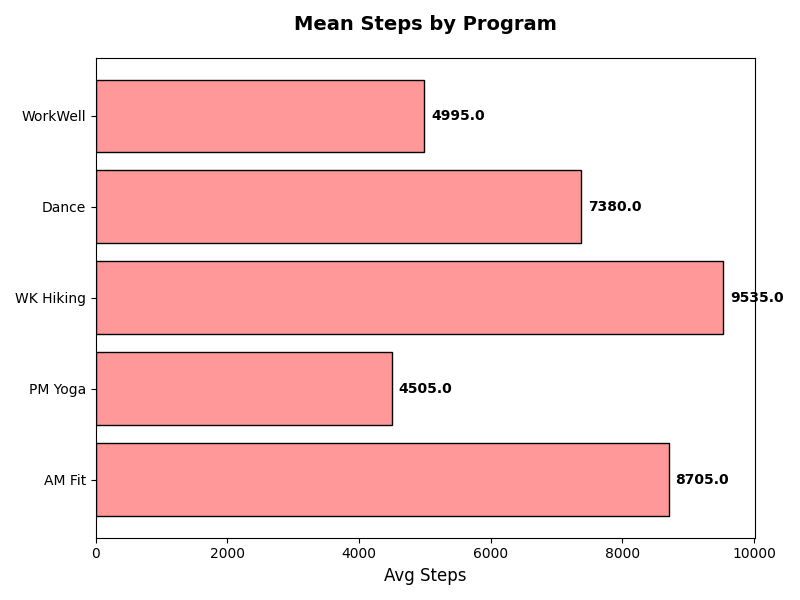

Python code for this plot:
import matplotlib.pyplot as plt
import numpy as np

# Define programs and data (average daily steps)
programs = ['AM Fit', 'PM Yoga', 'WK Hiking', 'Dance', 'WorkWell']
steps_data = [
    [8500, 8700, 7800, 9000, 8800, 8900, 8600, 9100, 9200, 8450],  # AM Fit
    [4500, 4200, 4100, 4600, 4700, 4900, 4300, 4800, 4400, 4550],  # PM Yoga
    [9500, 9600, 9400, 9300, 9200, 9800, 9900, 9700, 9350, 9600],  # WK Hiking
    [7000, 7500, 7200, 7100, 7350, 7600, 7800, 7400, 7500, 7350],  # Dance
    [5000, 4800, 4700, 5100, 5200, 5400, 4550, 4900, 5050, 5250]   # WorkWell
]

# Create a single subplot for the bar plot
fig, ax = plt.subplots(figsize=(8, 6))

# Bar plot showing mean steps for each program
mean_steps = [np.mean(data) for data in steps_data]
ax.barh(programs, mean_steps, color='#ff9999', edgecolor='black')
ax.set_xlabel('Avg Steps', fontsize=12)
ax.set_title('Mean Steps by Program', fontsize=14, fontweight='bold', pad=20)
for i, v in enumerate(mean_steps):
    ax.text(v + 100, i, f'{v:.1f}', color='black', va='center', fontweight='bold')

# Adjust layout
plt.tight_layout()

# Display the plot
plt.show()
